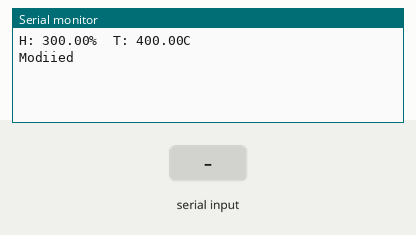
Simulated run of this sketch. Board: Arduino Uno, built with avr-gcc and run on an emulated ATmega328P. On the bench: the last lines printed to the serial monitor. The test bench sets the inputs (shaded band).

Above: at 3.2 s.
3.3 s: "1" received over the second serial link
4.8 s: "0" received over the second serial link
At 6.2 s:
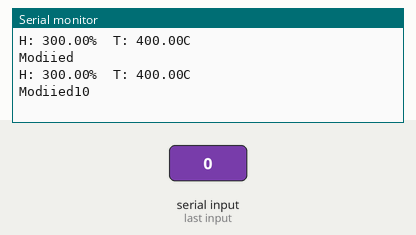
6.3 s: "2" received over the second serial link
At 8.6 s:
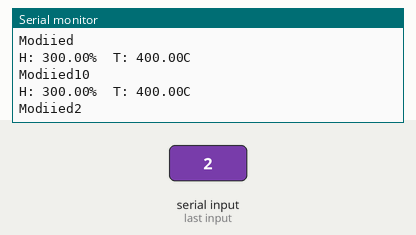

The sketch:

Test.ino
```cpp
#include <SoftwareSerial.h>


SoftwareSerial espSerial(5, 6);
String str;
void setup(){
Serial.begin(115200);
delay(2000);
}
void loop()
{
float h = 300;
// Read temperature as Celsius (the default)
float t = 400;
Serial.print("H: ");
Serial.print(h);
Serial.print("% ");
Serial.print(" T: ");
Serial.print(t);
Serial.println("C");
str =String("coming from arduino: ")+String("H= ")+String(h)+String("T= ")+String(t);
espSerial.println(str);

String a= String("Modiied")+espSerial.readString();
Serial.println(a);
delay(1000);
}
```

Measured:
- after the input at 4.8 s, the serial monitor: prints a new line after 1.0 s (image 1)
- after the input at 6.3 s, the serial monitor: prints a new line after 1.5 s (image 2)
